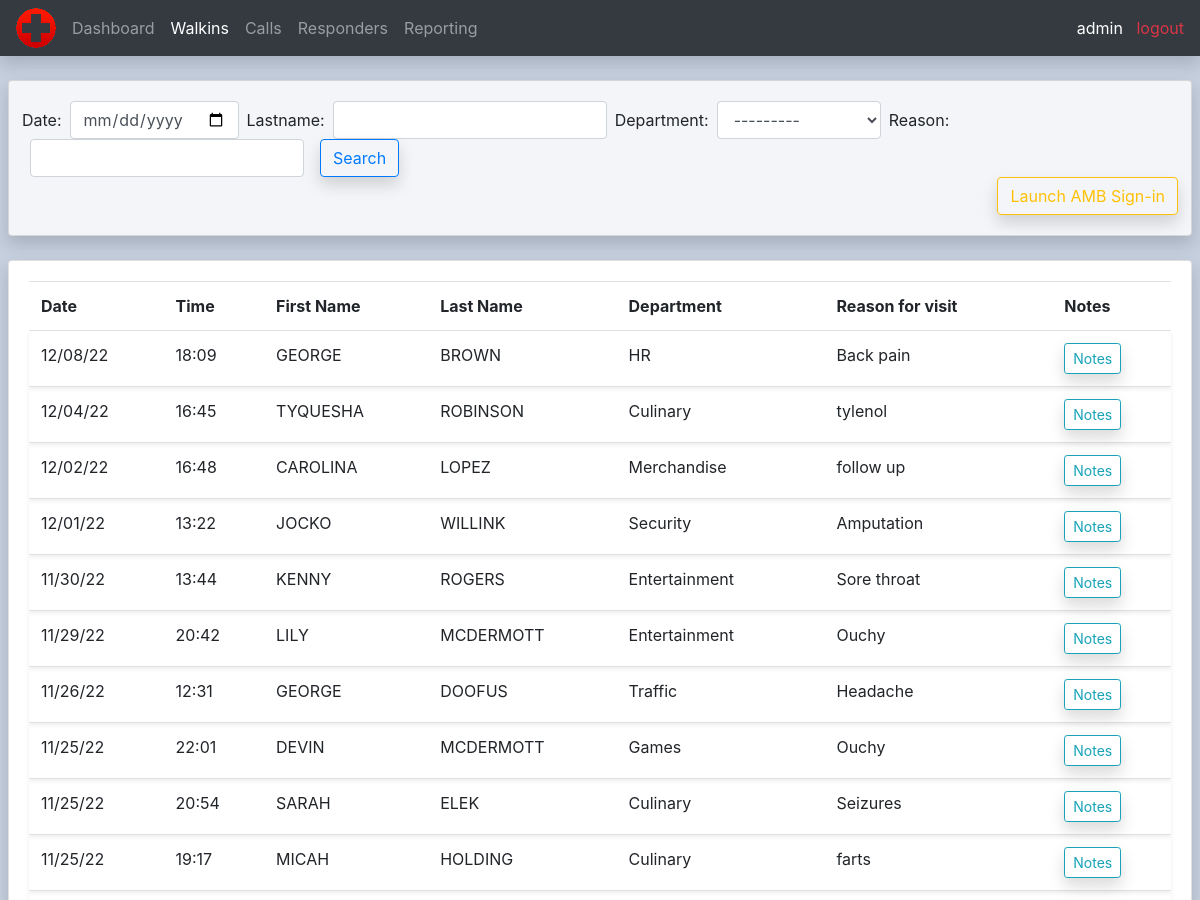
/walkins/ (signed in, upper part), run on an earlier commit of the app's database.
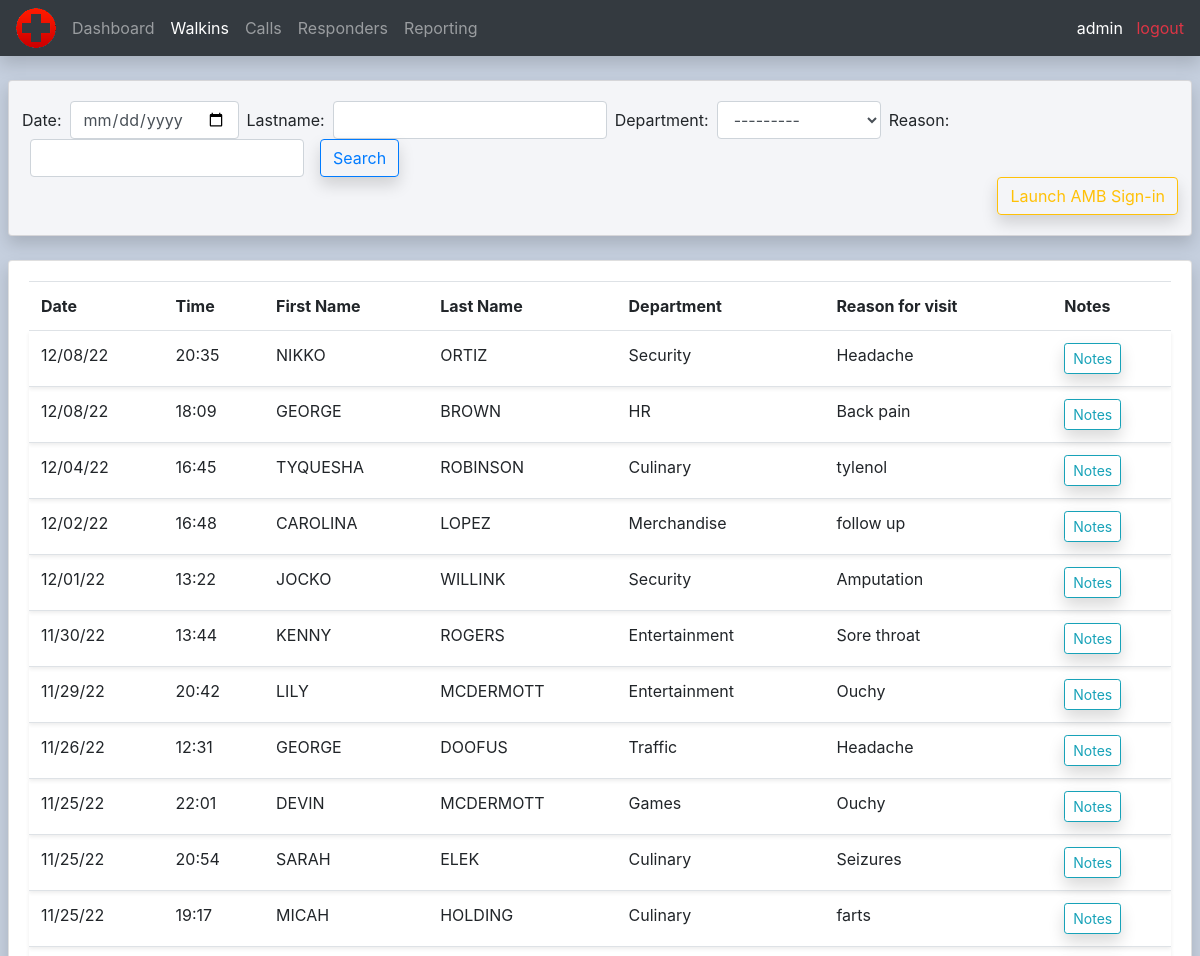
And on a later commit of the database.
### calls/models.py (models this page shows, shortened)
class Walkin(models.Model):
    DEPARTMENTS = (
        ('Culinary', 'Culinary'),
        ('Education', 'Education'),
        ('Entertainment', 'Entertainment'),
        ('Games', 'Games'),
        ('Grounds', 'Grounds'),
        ('Guest Relations', 'Guest Relations'),
        ('HR', 'HR'),
        ('Maintenance', 'Maintenance'),
        ('Merchandise', 'Merchandise'),
        ('Security', 'Security'),
        ('Traffic', 'Traffic'),
        ('Zoo', 'Zoo'),
    )
    datetime = models.DateTimeField(blank=True, auto_now_add=True, null=True)
    firstname = models.CharField(max_length=100, null=True)
    lastname = models.CharField(max_length=100, null=True)
    department = models.CharField(max_length=100, choices=DEPARTMENTS, null=True)
    reason = models.CharField(max_length=250, null=True)
    notes = models.TextField(max_length=500, blank=True, null=True)

### calls/decorators.py (the view)
        def wrapper_func(request, *args, **kwargs):
            group = None
            if request.user.groups.exists():
                group = request.user.groups.all()[0].name
            if group in allowed_roles:
                return view_func(request, *args, **kwargs)
            else:
                return HttpResponse('You are not authorized to view this page')

### calls/views.py (called while the page is built)
@login_required(login_url='login')
@allowed_users(allowed_roles=['Admin', 'Supervisors'])
def allWalkins(request):
    walkins = Walkin.objects.all().order_by('-datetime').values()
    walkinFilter = WalkinFilter(request.GET, queryset=walkins)
    walkins = walkinFilter.qs
    paginator = Paginator(walkins, 10)
    page_number = request.GET.get('page')
    page_obj = Paginator.get_page(paginator, page_number)
    context = {
            'walkins': walkins,
            'walkinFilter': walkinFilter,
            'page_obj': page_obj,
            }
    return render(request, 'calls/all_walkins.html', context)

### calls/templates/calls/all_walkins.html (shortened to what this page needs)
{%  extends 'calls/main.html' %}
{% block content %}
<br>
<div class="row">
	<div class="col-md">
		<div class="card card-body ml-2 mr-2 gray shadow">
			<div class="row">
				<form method="get" class="form-inline ml-2">
					{{ walkinFilter.form }}
					<button class="btn btn-outline-primary ml-2 shadow" type="submit">Search</button>
				</form>
				<a class="btn btn-outline-warning ml-auto mr-2 shadow" href="{% url 'ambassador_signin' %}">Launch AMB Sign-in</a>
			</div>
		</div>
		<br>
		<div class="card card-body ml-2 mr-2 mb-2 shadow">
			<table class="table">
				<tr>
					<th>Date</th>
					<th>Time</th>
					<th>First Name</th>
                    <th>Last Name</th>
                    <th>Department</th>
                    <th>Reason for visit</th>
					<th>Notes</th>
				</tr>
				{% for walkin in walkins %}
					<tr class="shadow-sm">
						<td>{{ walkin.datetime|date:"m/d/y" }}</td>
						<td>{{ walkin.datetime|time:"G:i" }}</td>
						<td>{{ walkin.firstname }}</td>
                        <td>{{ walkin.lastname }}</td>
                        <td>{{ walkin.department }}</td>
                        <td>{{ walkin.reason }}</td>
						<td><a method="POST" class="btn btn-sm btn-outline-info shadow" href="{% url 'walkin_notes' walkin.id %}">Notes</a></td>
					</tr>
				{% endfor %}
			</table>
		</div>
	</div>
</div>
{% endblock content %}

What changed in the data, as far as the page shows it:
added Walkin: datetime "12/08/22", datetime "20:35", firstname "NIKKO", lastname "ORTIZ", department "Security", reason "Headache"
